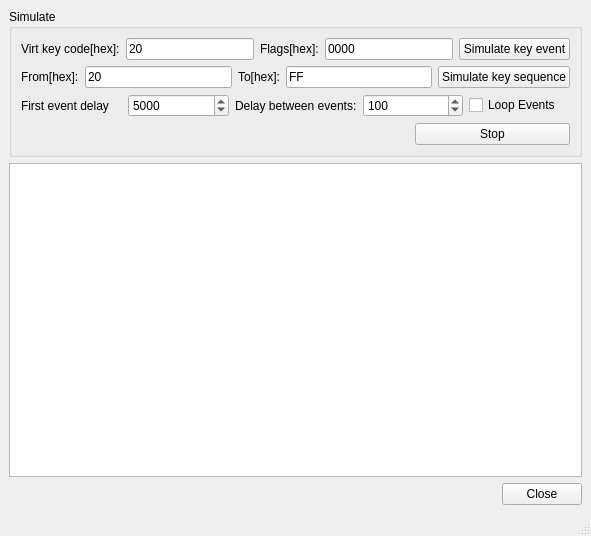
<?xml version="1.0" encoding="UTF-8"?>
<ui version="4.0">
 <class>MainDlg</class>
 <widget class="QMainWindow" name="MainDlg">
  <property name="geometry">
   <rect>
    <x>0</x>
    <y>0</y>
    <width>591</width>
    <height>536</height>
   </rect>
  </property>
  <property name="windowTitle">
   <string>Virtual keyboard Test</string>
  </property>
  <property name="windowIcon">
   <iconset>
    <normaloff>:/IHMSimulator/images/logo.png</normaloff>:/IHMSimulator/images/logo.png</iconset>
  </property>
  <widget class="QWidget" name="centralwidget">
   <layout class="QVBoxLayout" name="verticalLayout_2">
    <item>
     <widget class="QGroupBox" name="groupBox_2">
      <property name="title">
       <string>Simulate</string>
      </property>
      <layout class="QVBoxLayout" name="verticalLayout">
       <item>
        <layout class="QHBoxLayout" name="horizontalLayout_2">
         <item>
          <widget class="QLabel" name="label">
           <property name="text">
            <string>Virt key code[hex]:</string>
           </property>
          </widget>
         </item>
         <item>
          <widget class="QLineEdit" name="txtVirtKeyCode">
           <property name="text">
            <string>20</string>
           </property>
          </widget>
         </item>
         <item>
          <widget class="QLabel" name="label_2">
           <property name="text">
            <string>Flags[hex]:</string>
           </property>
          </widget>
         </item>
         <item>
          <widget class="QLineEdit" name="txtFlags">
           <property name="text">
            <string>0000</string>
           </property>
          </widget>
         </item>
         <item>
          <widget class="QPushButton" name="btnSimulatEvent">
           <property name="focusPolicy">
            <enum>Qt::NoFocus</enum>
           </property>
           <property name="text">
            <string>Simulate key event</string>
           </property>
          </widget>
         </item>
        </layout>
       </item>
       <item>
        <layout class="QHBoxLayout" name="horizontalLayout_3">
         <item>
          <widget class="QLabel" name="label_3">
           <property name="text">
            <string>From[hex]:</string>
           </property>
          </widget>
         </item>
         <item>
          <widget class="QLineEdit" name="txtFrom">
           <property name="text">
            <string>20</string>
           </property>
          </widget>
         </item>
         <item>
          <widget class="QLabel" name="label_4">
           <property name="text">
            <string>To[hex]:</string>
           </property>
          </widget>
         </item>
         <item>
          <widget class="QLineEdit" name="txtTo">
           <property name="text">
            <string>FF</string>
           </property>
          </widget>
         </item>
         <item>
          <widget class="QPushButton" name="btnSimulateSeqEvents">
           <property name="focusPolicy">
            <enum>Qt::NoFocus</enum>
           </property>
           <property name="text">
            <string>Simulate key sequence</string>
           </property>
          </widget>
         </item>
        </layout>
       </item>
       <item>
        <layout class="QHBoxLayout" name="horizontalLayout_4">
         <item>
          <widget class="QLabel" name="label_6">
           <property name="text">
            <string>First event delay</string>
           </property>
          </widget>
         </item>
         <item>
          <widget class="QSpinBox" name="spinStartDelay">
           <property name="minimum">
            <number>10</number>
           </property>
           <property name="maximum">
            <number>10000</number>
           </property>
           <property name="singleStep">
            <number>100</number>
           </property>
           <property name="value">
            <number>5000</number>
           </property>
          </widget>
         </item>
         <item>
          <widget class="QLabel" name="label_5">
           <property name="text">
            <string>Delay between events:</string>
           </property>
          </widget>
         </item>
         <item>
          <widget class="QSpinBox" name="spinDelay">
           <property name="minimum">
            <number>10</number>
           </property>
           <property name="maximum">
            <number>10000</number>
           </property>
           <property name="singleStep">
            <number>100</number>
           </property>
           <property name="value">
            <number>100</number>
           </property>
          </widget>
         </item>
         <item>
          <widget class="QCheckBox" name="chkLoopEvent">
           <property name="text">
            <string>Loop Events</string>
           </property>
          </widget>
         </item>
        </layout>
       </item>
       <item>
        <layout class="QHBoxLayout" name="horizontalLayout_5">
         <item>
          <spacer name="horizontalSpacer_2">
           <property name="orientation">
            <enum>Qt::Horizontal</enum>
           </property>
           <property name="sizeHint" stdset="0">
            <size>
             <width>394</width>
             <height>20</height>
            </size>
           </property>
          </spacer>
         </item>
         <item>
          <widget class="QPushButton" name="btnStop">
           <property name="sizePolicy">
            <sizepolicy hsizetype="Expanding" vsizetype="Fixed">
             <horstretch>0</horstretch>
             <verstretch>0</verstretch>
            </sizepolicy>
           </property>
           <property name="focusPolicy">
            <enum>Qt::NoFocus</enum>
           </property>
           <property name="text">
            <string>Stop</string>
           </property>
          </widget>
         </item>
        </layout>
       </item>
      </layout>
     </widget>
    </item>
    <item>
     <widget class="QPlainTextEdit" name="listWidget"/>
    </item>
    <item>
     <layout class="QHBoxLayout" name="horizontalLayout">
      <item>
       <spacer name="horizontalSpacer">
        <property name="orientation">
         <enum>Qt::Horizontal</enum>
        </property>
        <property name="sizeHint" stdset="0">
         <size>
          <width>668</width>
          <height>20</height>
         </size>
        </property>
       </spacer>
      </item>
      <item>
       <widget class="QPushButton" name="btnClose">
        <property name="focusPolicy">
         <enum>Qt::NoFocus</enum>
        </property>
        <property name="text">
         <string>Close</string>
        </property>
       </widget>
      </item>
     </layout>
    </item>
   </layout>
  </widget>
  <widget class="QMenuBar" name="menubar">
   <property name="geometry">
    <rect>
     <x>0</x>
     <y>0</y>
     <width>591</width>
     <height>19</height>
    </rect>
   </property>
  </widget>
  <widget class="QStatusBar" name="statusbar"/>
 </widget>
 <resources/>
 <connections/>
</ui>
